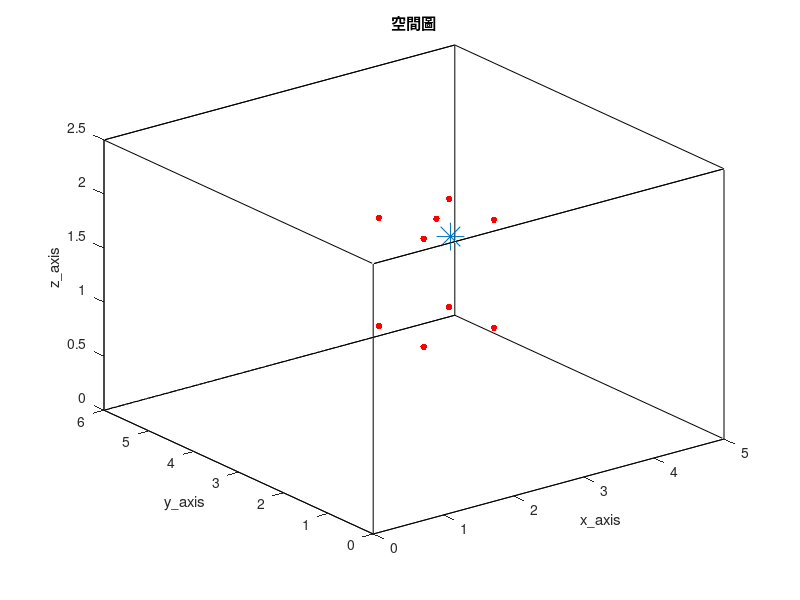

MATLAB code to generate this figure: (Note: this script raises an error after producing the figure.)
clc; clear;
close all;

tic

%% RIR parameter %%
SorNum = 1;                                              % source number
%%%%%%%%%%%%%%%%%%%%%%%%%%%%%%%%%%%%%%%%%%%%%%%%%%%%%%%%%%%%%%%%%%%%%%%%%%%%%%%%%%%%%%%%%%%%%%%%%%%%%%%%%%%%%%%%%%%
MicNum = 9;                                             % number of microphone
%%%%%%%%%%%%%%%%%%%%%%%%%%%%%%%%%%%%%%%%%%%%%%%%%%%%%%%%%%%%%%%%%%%%%%%%%%%%%%%%%%%%%%%%%%%%%%%%%%%%%%%%%%%%%%%%%%%
c = 343;                                                 % Sound velocity (m/s)
fs = 16000;                                              % Sample frequency (samples/s)

% 9 mics 大間距 %
% mic_x = [ 100 ; 400 ; 400 ; 100 ; 100 ; 400 ; 400 ; 100 ; 250 ]./100;
% mic_y = [ 100 ; 100 ; 400 ; 400 ; 100 ; 100 ; 400 ; 400 ; 250 ]./100;
% mic_z = [ 50  ;  50 ;  50 ;  50 ; 200 ; 200 ; 200 ; 200 ; 200 ]./100;

% 9 mics 小間距 %
mic_x = [ 200 ; 300 ; 300 ; 200 ; 200 ; 300 ; 300 ; 200 ; 250 ]./100;
mic_y = [ 200 ; 200 ; 300 ; 300 ; 200 ; 200 ; 300 ; 300 ; 250 ]./100;
mic_z = [ 100 ; 100 ; 100 ; 100 ; 200 ; 200 ; 200 ; 200 ; 200 ]./100;

% 4 mics %
% mic_x = [ 200 ; 300 ; 250 ; 750/3 ]./100;
% mic_y = [ 200 ; 200 ; 300 ; 700/3 ]./100;
% mic_z = [ 100 ; 100 ; 100 ; 150 ]./100;

MicPos = [mic_x, mic_y, mic_z,];

SorPos = [270, 250, 180]/100;                                    % source position (m)
room_dim = [5, 6, 2.5];                                  % Room dimensions [x y z] (m)
%%%%%%%%%%%%%%%%%%%%%%%%%%%%%%%%%%%%%%%%%%%%%%%%%%%%%%%%%%%%%%%%%%%%%%%%%%%%%%%%%%%%%%%%%%%%%%%%%%%%%%%%%%%%%%%%%%%
reverberation_time = 0.2;                                % Reverberation time (s)
points_rir = 2048;                                       % Number of rir points (需比 reverberation time 還長)
%%%%%%%%%%%%%%%%%%%%%%%%%%%%%%%%%%%%%%%%%%%%%%%%%%%%%%%%%%%%%%%%%%%%%%%%%%%%%%%%%%%%%%%%%%%%%%%%%%%%%%%%%%%%%%%%%%%
mtype = 'omnidirectional';                               % Type of microphone
order = -1;                                              % -1 equals maximum reflection order!
dim = 3;                                                 % Room dimension
orientation = 0;                                         % Microphone orientation (rad)
hp_filter = 1;                                           % Disable high-pass filter

% 畫空間圖 %
figure(1);
plot3( [0 room_dim(1, 1) room_dim(1, 1) 0 0 0 room_dim(1, 1) room_dim(1, 1) 0 0 room_dim(1, 1) room_dim(1, 1) 0 0 room_dim(1, 1) room_dim(1, 1)], ...
       [0 0 room_dim(1, 2) room_dim(1, 2) 0 0 0 room_dim(1, 2) room_dim(1, 2) room_dim(1, 2) room_dim(1, 2) room_dim(1, 2) room_dim(1, 2) 0 0 0], ...
       [0 0 0 0 0 room_dim(1, 3) room_dim(1, 3) room_dim(1, 3) room_dim(1, 3) 0 0 room_dim(1, 3) room_dim(1, 3) room_dim(1, 3) room_dim(1, 3) 0] , 'k')
hold on
plot3(MicPos(:, 1), MicPos(:, 2), MicPos(:, 3), 'r.', 'MarkerSize', 15)
hold on
plot3(SorPos(:, 1), SorPos(:, 2), SorPos(:, 3), '*', 'MarkerSize', 20)
hold off
xlabel('x\_axis')
ylabel('y\_axis')
zlabel('z\_axis')
title('空間圖')
shg

distance = zeros(MicNum, 1);
for i = 1:MicNum
    distance(i, :) = sqrt(sum((SorPos - MicPos(i, :)).^2));
end

difference_groundtruth = zeros(MicNum-1, 1);
for i = 1:MicNum-1
    difference_groundtruth(i, :) = sqrt(sum((SorPos - MicPos(i+1, :)).^2)) - sqrt(sum((SorPos - MicPos(1, :)).^2));
end

referencce_point = MicPos(1, :);
sorpos_groundtruth = SorPos - referencce_point;

%% generate ground-truth RIR (h) %%
% 產生 RIR 和存.mat 檔 %
h = rir_generator(c, fs, MicPos, SorPos, room_dim, reverberation_time, points_rir, mtype, order, dim, orientation, hp_filter);
rir_filename_str = ['h\h_for_localization_', string(reverberation_time), 'x', string(MicNum), 'x', string(points_rir), '.mat'];
rir_filemane = join(rir_filename_str, '');
save(rir_filemane, 'h')

% load RIR 的 .mat 檔 %
rir_filename_str = ['h\h_for_localization_', string(reverberation_time), 'x', string(MicNum), 'x', string(points_rir), '.mat'];
rir_filemane = join(rir_filename_str, '');
load(rir_filemane)

look_mic = 1;
h_yaxis_upperlimit = max(h(look_mic, :)) + 0.01;
h_yaxis_underlimit = min(h(look_mic, :)) - 0.01;
% 畫 ground-truth RIR time plot %
figure(2)
plot(h(look_mic, :), 'r');
ylim([h_yaxis_underlimit h_yaxis_upperlimit])
title('ground-truth RIR')
xlabel('points')
ylabel('amplitude')
shg

[~, argmax_tf] = max(abs(h.'));

%% 讀音檔 or 產生 white noise source (source) %%
Second = 23;
SorLen =  Second*fs;

% load speech source %
[source_transpose, fs] = audioread('245.wav', [1, SorLen]);    % speech source
source = source_transpose.';

% load white noise source %
% source = wgn(1, SorLen, 0);                                    % white noise source

%% 產生麥克風訊號，在時域上 (y) %%
% convolution source and RIR %
as = zeros(MicNum, points_rir+SorLen-1);
for i = 1 : MicNum
    as(i, :) = conv(h(i, :), source);
end

y = as(:, 1:SorLen);

%% TDOA localization %%
% GCC-PHAT for delay estimation %
delay = zeros(MicNum-1, 1);
difference = zeros(MicNum-1, 1);
for i = 1:MicNum-1
    delay(i, :) = gccphat(y(i+1,:).', y(1,:).', fs);
    difference(i, :) = delay(i, :)*c;
end

% calibrate mics position with repect to reference point %
micpos = MicPos - referencce_point;

% generate parameters matrix %
A = 2*[micpos(2:end, :), difference];
b = micpos(2:end, 1).^2 + micpos(2:end, 2).^2 + micpos(2:end, 3).^2 - difference.^2;
%%%%%%%%%%%%%%%%%%%%%%%%%%%%%%%%%%%%%%%%%%%%%%%%%%%%%%%%%%%%%%%%%%%%%%%%%%%%%%%%%%%%%%%%%%%%%%%%%%%%%%%%%%%%%%%%%%%
sigma = 0.01;
%%%%%%%%%%%%%%%%%%%%%%%%%%%%%%%%%%%%%%%%%%%%%%%%%%%%%%%%%%%%%%%%%%%%%%%%%%%%%%%%%%%%%%%%%%%%%%%%%%%%%%%%%%%%%%%%%%%
psi = 4*sigma^2*(ones(MicNum-1, 1)*ones(MicNum-1, 1).' + eye(MicNum-1))*difference*difference.';
dia_load_psi = 1;
invpsi = inv(psi+dia_load_psi*eye(MicNum-1)); 
P = [1 0 0 0;0 1 0 0;0 0 1 0;0 0 0 -1];

% find possible root %
syms L
theta = pinv(A.'*invpsi*A+L*P )*(A.'*invpsi*b);
I = theta.'*P*theta;
[num, den] = numden(I);
poly = sym2poly(num);
roots = roots(poly);
roots_real = roots(imag(roots)==0, :);    % 取只有實數的根
if isempty(roots_real)
    roots_real = [roots_real; 0];
end

% find actual root from posible root %
if size(roots_real, 1) > 1
    theta = zeros(4, size(roots_real, 1));
    costfun = zeros(size(roots_real, 1), 1);
    for i = 1:size(roots_real, 1)
        theta(:, i) = pinv(A.'*invpsi*A+roots_real(i, :)*P )*(A.'*invpsi*b);
        costfun(i, :) = (A*theta(:, i)-b).'*invpsi*(A*theta(:, i)-b);
    end

    [~, min_index] = min(costfun);
    sorpos_estimation = theta(1:3, min_index).';

else
    theta = pinv(A.'*invpsi*A+roots_real*P )*(A.'*invpsi*b);
    sorpos_estimation = theta(1:3, :).';

end

toc

% %%%%%%%%%%%%%%%%%%%%%%%%%%%%%%%%%%%%%%%%%%%%%%%%%%%%%%%%%%%%%%%%%%%%%%%%%%%%%%%%%%%%%%%%%%%%%%%%%%%%%%%%%%%%%%%%%%%
% threshold = 1e-2;
% %%%%%%%%%%%%%%%%%%%%%%%%%%%%%%%%%%%%%%%%%%%%%%%%%%%%%%%%%%%%%%%%%%%%%%%%%%%%%%%%%%%%%%%%%%%%%%%%%%%%%%%%%%%%%%%%%%%
% iteration_time = 0;
% lambda_old = -1;
% lambda_new = 1;
% theta_old = pinv(A.'*invpsi*A+lambda_old*P)*A.'*invpsi*b;
% theta_new = pinv(A.'*invpsi*A+lambda_new*P)*A.'*invpsi*b;
% I_old = theta_old.'*P*theta_old;
% I_new = theta_new.'*P*theta_new;
% while 1
%     iteration_time = iteration_time + 1;
%     lambda_tmp = lambda_new;
%     I_tmp = I_new;
%     lambda_new = lambda_old - I_new*(lambda_new-lambda_old)/(I_new-I_old);
%     if isnan(lambda_new)
%         break;
%     end
%     theta_new = pinv(A.'*invpsi*A+lambda_new*P)*A.'*invpsi*b;
%     I_new = theta_new.'*P*theta_new;
%     if abs(lambda_new-lambda_tmp) < threshold
%         sorpos_estimation = theta_new(1:3, :).';
%         break;
%     end
% 
%     lambda_old = lambda_tmp;
%     I_old = I_tmp;
% end